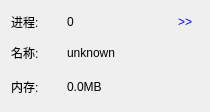
<?xml version="1.0" encoding="UTF-8"?>
<ui version="4.0">
 <class>procinfoshower</class>
 <widget class="QWidget" name="procinfoshower">
  <property name="geometry">
   <rect>
    <x>0</x>
    <y>0</y>
    <width>210</width>
    <height>112</height>
   </rect>
  </property>
  <property name="windowTitle">
   <string>监控进程信息</string>
  </property>
  <layout class="QGridLayout" name="gridLayout">
   <item row="0" column="2">
    <widget class="QToolButton" name="toolButton">
     <property name="styleSheet">
      <string notr="true">QToolButton{color:blue;}
QToolButton:hover{color:blue; background-color:transparent;}</string>
     </property>
     <property name="text">
      <string>&gt;&gt;</string>
     </property>
     <property name="autoRaise">
      <bool>true</bool>
     </property>
    </widget>
   </item>
   <item row="2" column="0">
    <widget class="QLabel" name="label_5">
     <property name="maximumSize">
      <size>
       <width>50</width>
       <height>16777215</height>
      </size>
     </property>
     <property name="text">
      <string>内存:</string>
     </property>
    </widget>
   </item>
   <item row="0" column="1">
    <widget class="QLabel" name="label_pid">
     <property name="text">
      <string>0</string>
     </property>
    </widget>
   </item>
   <item row="1" column="1">
    <widget class="QLabel" name="label_name">
     <property name="text">
      <string>unknown</string>
     </property>
     <property name="textFormat">
      <enum>Qt::AutoText</enum>
     </property>
     <property name="scaledContents">
      <bool>true</bool>
     </property>
     <property name="wordWrap">
      <bool>true</bool>
     </property>
    </widget>
   </item>
   <item row="1" column="0">
    <widget class="QLabel" name="label_3">
     <property name="maximumSize">
      <size>
       <width>50</width>
       <height>16777215</height>
      </size>
     </property>
     <property name="text">
      <string>名称:</string>
     </property>
    </widget>
   </item>
   <item row="0" column="0">
    <widget class="QLabel" name="label_4">
     <property name="maximumSize">
      <size>
       <width>50</width>
       <height>16777215</height>
      </size>
     </property>
     <property name="text">
      <string>进程:</string>
     </property>
    </widget>
   </item>
   <item row="2" column="1">
    <widget class="QLabel" name="label_mem">
     <property name="text">
      <string>0.0MB</string>
     </property>
    </widget>
   </item>
  </layout>
 </widget>
 <layoutdefault spacing="6" margin="11"/>
 <resources>
  <include location="MemMonitorSetting.qrc"/>
 </resources>
 <connections/>
</ui>
